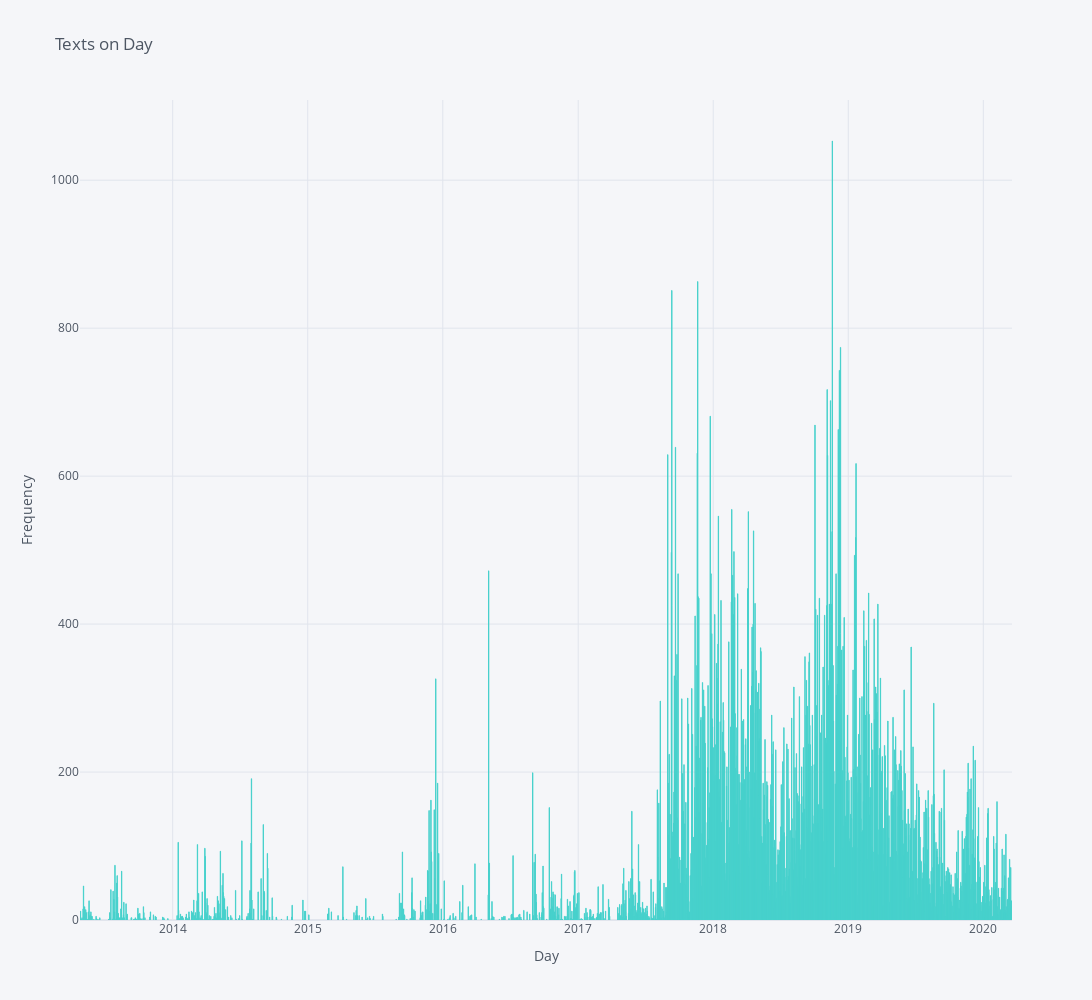

Write notebook code for a chart like this one.
### Code cell
df_combined.groupby(['date'])['content'].count().iplot(dimensions=(1500,1000),colors=["MediumTurquoise",],kind='bar',title="Texts on Day",yTitle="Frequency",xTitle="Day")

### Figure 1 — Plotly figure (JSON) as saved in the notebook; plotly's stock layout.template omitted (floating-point values rounded to 4 significant figures; data arrays with more than 128 entries replaced by an {"elided": "..."} marker saying what was removed)
{"data": [{"marker": {"color": "rgba(72, 209, 204, 0.6)", "line": {"color": "rgba(72, 209, 204, 1.0)", "width": 1}}, "name": "content", "orientation": "v", "text": "", "type": "bar", "x": {"elided": "1474 str values"}, "y": {"elided": "1474 int values"}}], "layout": {"height": 1000, "legend": {"bgcolor": "#F5F6F9", "font": {"color": "#4D5663"}}, "paper_bgcolor": "#F5F6F9", "plot_bgcolor": "#F5F6F9", "title": {"font": {"color": "#4D5663"}, "text": "Texts on Day"}, "width": 1500, "xaxis": {"gridcolor": "#E1E5ED", "showgrid": true, "tickfont": {"color": "#4D5663"}, "title": {"font": {"color": "#4D5663"}, "text": "Day"}, "zerolinecolor": "#E1E5ED"}, "yaxis": {"gridcolor": "#E1E5ED", "showgrid": true, "tickfont": {"color": "#4D5663"}, "title": {"font": {"color": "#4D5663"}, "text": "Frequency"}, "zerolinecolor": "#E1E5ED"}}}
